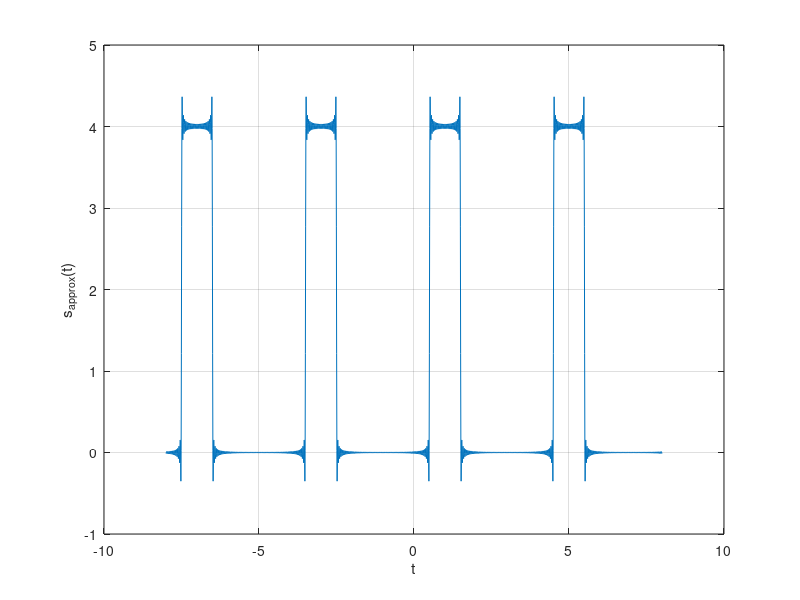

Write the MATLAB code that produced this figure.
%Define the desired frequency range;
N = 100;
n_range = -N : N ;

%Define the fundamental frequency
T = 4 ;
omega0 = 2 * pi / T ;

%Calculate the Fourier series S(n)
S = exp( -j * n_range * pi / 2 ) .* ...
    sin( n_range * pi / 4 ) ./ ( n_range * pi / 4 ) ;
%L'hopital
index = find ( n_range == 0 ) ;
S(index) = 1 ;

%Calculate the magnitude and phase
magnitude = abs( S ) ;
phase = angle ( S ) ;

%plot the approximation

tmin = -2 * T ;
tmax = 2* T ;
dt = (tmax - tmin) / 2000 ;

t_range = tmin : dt : tmax ;
%Calculate the approximation.

L = length(t_range) ;
for tt = 1 : L
    t = t_range(tt) ;
    %Evaluate the FS sum
    summ = 0 ;
    nn = 1 ; %needed to address elements of array S
    for n = -N : N 
        summ = summ + S(nn) * exp(j * n * omega0 * t ) ;
        nn = nn + 1 ;
    end
    %Now the signal approximation
    sapprox(tt) = real(summ) ;
end

%PLOT
plot( t_range, sapprox )
xlabel('t')
ylabel('s_{approx}(t)')
grid on